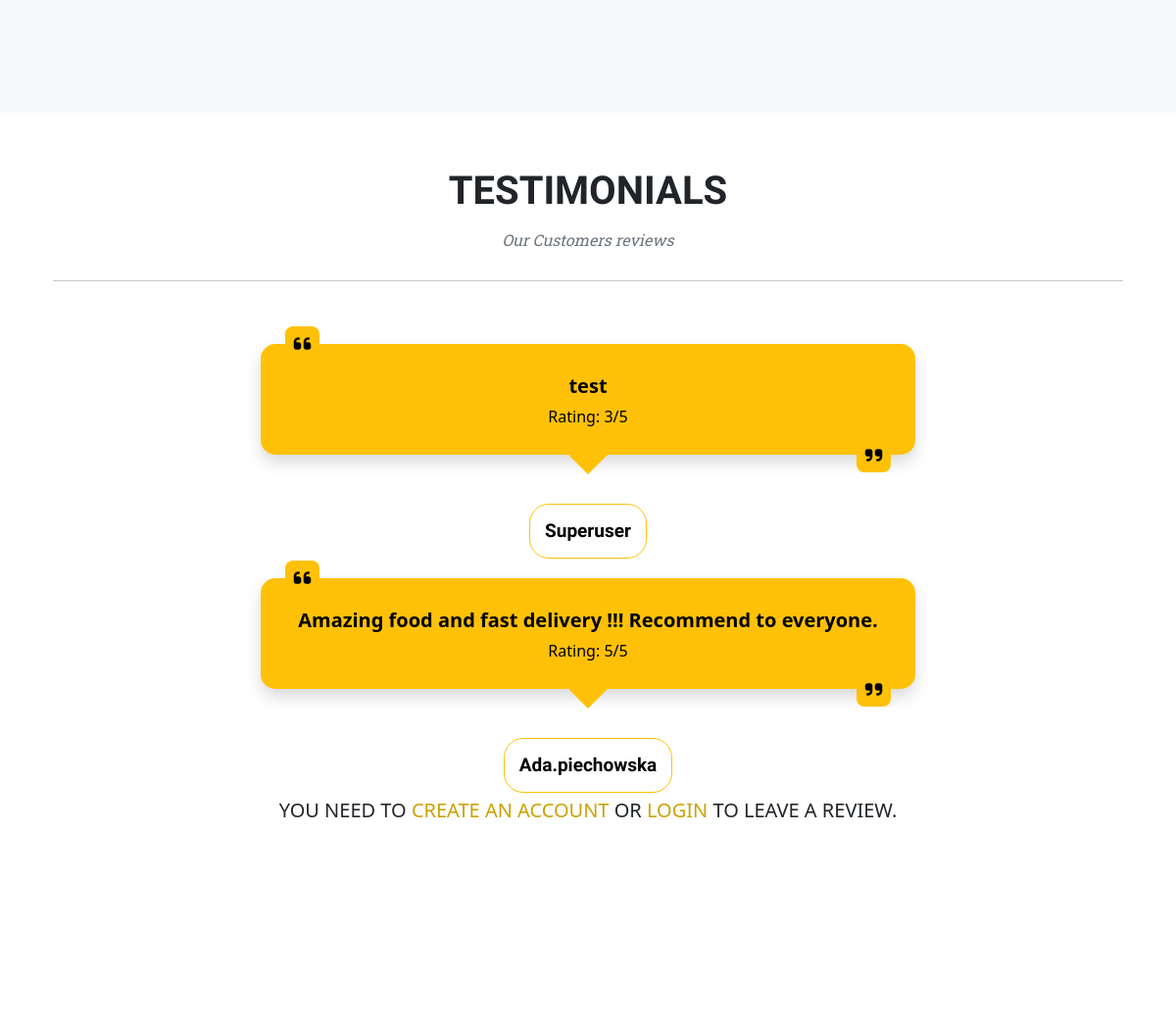
/ (middle part), run on an earlier commit of the app's database.
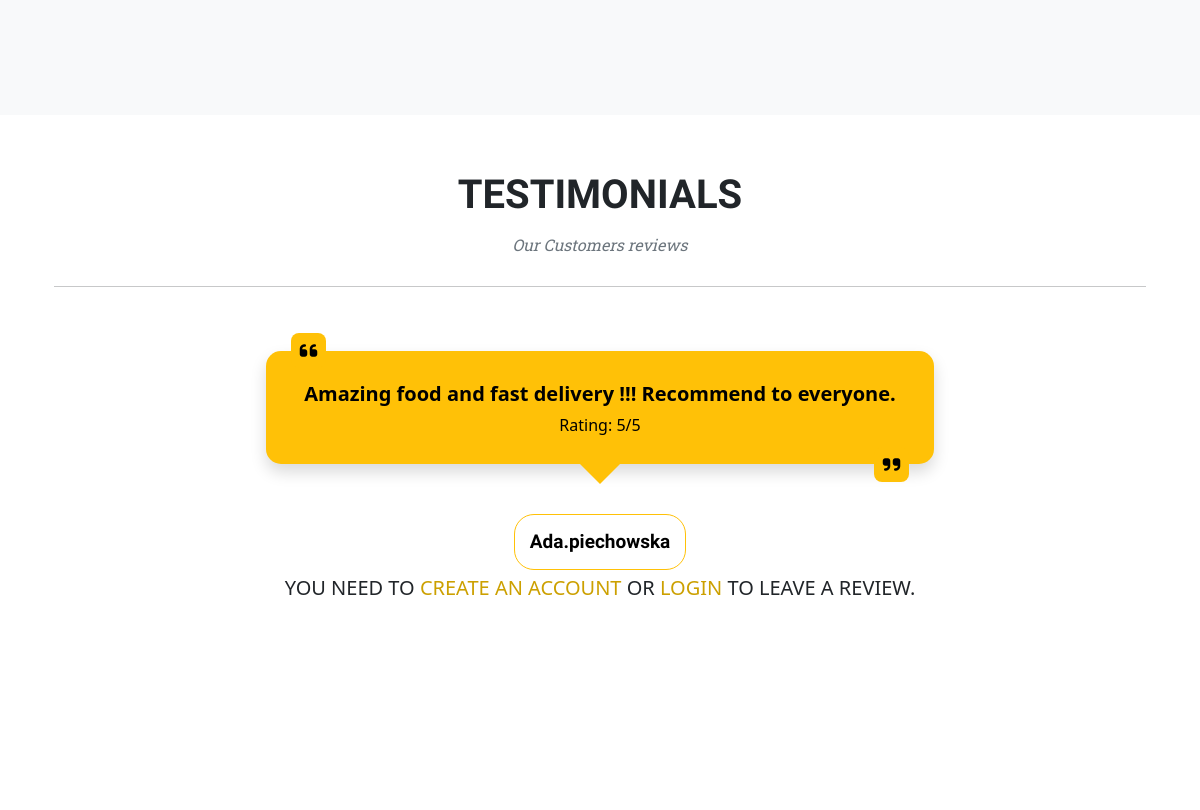
And on a later commit of the database.
### home/models.py (models this page shows, shortened)
class Reviews(models.Model):
    user = models.ForeignKey(User, on_delete=models.CASCADE)
    comment = models.TextField()
    rating = models.IntegerField(default=5, validators=[MinValueValidator(1), MaxValueValidator(5)])
    created_on = models.DateTimeField(auto_now_add=True)
    class Meta:
        ordering = ['-created_on']

### home/views.py (the view)
# urls.py: path('', views.index, name='home'),
def index(request):
    reviews = Reviews.objects.all()
    context = {
        'reviews': reviews
    }
    return render(request, 'home/index.html', context)

### bag/context.py (called while the page is built, shortened)
def bag_contents(request):
    bag_items = []
    total = 0
    product_count = 0
    bag = request.session.get('bag', {})
    if total < settings.FREE_DELIVERY_THRESHOLD:
        delivery = total * Decimal(settings.STANDARD_DELIVERY_PERCENTAGE / 100)
        free_delivery_delta = settings.FREE_DELIVERY_THRESHOLD - total
    else:
        delivery = 0
        free_delivery_delta = 0
    grand_total = delivery + total
    context = {
        'bag_items': bag_items,
        'total': total,
        'product_count': product_count,
        'delivery': delivery,
        'free_delivery_delta': free_delivery_delta,
        'free_delivery_threshold': settings.FREE_DELIVERY_THRESHOLD,
        'grand_total': grand_total,
    }
    return context

### home/templates/home/index.html (shortened to what this page needs)
{% extends "base.html" %}
{% load static %}
{% block extra_css %}
<link rel="stylesheet" href="{% static 'reviews/css/reviews.css' %}">
{% endblock %}
{% block content%}
<section class="page-section bg-light">
</section>
<section class="page-section mb-5">
    <div class="container text-center">
        <h2 class="section-heading text-uppercase">Testimonials</h2>
        <h3 class="section-subheading text-muted">Our Customers reviews</h3>
        <hr>
        <div class="container">
            <div class="row d-flex justify-content-center">
                <div class="col-md-offset-2 col-md-8">
                    <div id="testimonial-slider" class="owl-carousel mt-5">
                        {% for review in reviews %}
                        <div class="testimonial">
                            <div class="testimonial-content">
                                <p class="description shadow">
                                    <strong>{{ review.comment }}</strong>
                                    <span class="d-flex align-items-end justify-content-center fs-6 ">Rating:
                                        {{ review.rating }}/5</span>
                                </p>
                            </div>
                            <div class="testimonial-profile">
                                <h3 class="title">
                                    {{ review.user.username }}
                                </h3>
                            </div>
                        </div>
                        {% endfor %}
                    </div>
                    {% if user.is_authenticated %}
                    <a class="btn btn-primary mt-5" href="{% url 'add_reviews' %}">Leave a review</a>
                    {% else %}
                    <p class="lead text-uppercase">You need to <a href="{% url 'account_signup' %}">Create an account</a> or
                        <a href="{% url 'account_login' %}">login</a> to leave a review.</p>
                    {% endif %}
                </div>
            </div>
        </div>
    </div>
</section>
{% endblock%}

What changed in the data, as far as the page shows it:
removed Reviews: comment "test", rating "3", user.username "Superuser"
